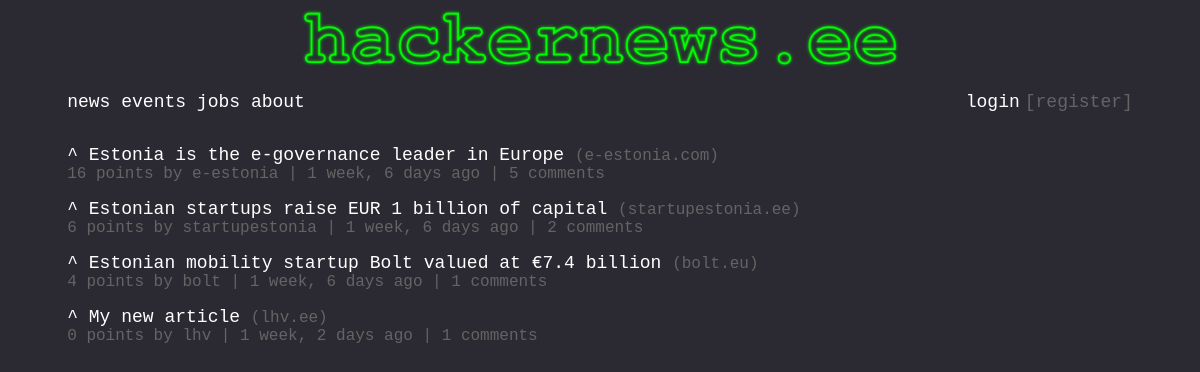
The page / on the database its author committed.
### NewsPost/models.py (models this page shows)
class NewsPost(models.Model):
    title   = models.CharField(max_length=100, blank=False)
    url     = models.URLField(max_length=300, blank=False)
    domain  = models.CharField(max_length=300, blank=False)
    author  = models.CharField(max_length=20, blank=False)
    time    = models.DateTimeField(auto_now_add=True, blank=False)
    votes   = models.IntegerField(default=0, blank=False)
    comments = models.IntegerField(default=0, blank=False)

### pages/views.py (the view)
# urls.py: path('', views.news_view, name='news'),
def news_view(request, *args, **kwargs):
    obj = NewsPost.objects.all().order_by('-votes')
    for item in obj:
        item_id = item.id
        numComment = Comment.objects.all().filter(parent_id=item_id).count()
        item.comments = numComment
    context = {
        'object' : obj,
    }
    return render(request, "news.html", context)

### templates/news.html
{% extends 'base.html' %}
{% block content %}
{% for each in object %}
<article>
  <a href={{"articles/article-1.html"}} class="upvote">^ </a> <a href={{each.url}} class="title">{{ each.title }}</a> <a href={{each.url}} class="link">({{each.domain}})</a>
  <p class="subscript">{{ each.votes }} points by {{ each.author }} | {{ each.time|timesince }} ago | <a href="/newsdetail/{{ each.id }}/" class="link"> {{ each.comments }} comments</a></p>
</article>
{% endfor %}
{% endblock %}

### static/css/style.css (style rules this page uses)
html { font-size: 18px; font-family: "Courier New"; background-color: #2b2a33; color: #FFFFFF; }
article { width: 90%; max-width: 1200px; margin: 0em auto; }
.upvote { color: #FFFFFF; font-size: 18px; text-decoration: none; margin-top: 0px; }
.title { color: #FFFFFF; font-size: 18px; text-decoration: none; }
.link { color: #646464; font-size: 16px; text-decoration: none; }
.subscript { color: #646464; font-size: 16px; text-decoration: none; margin-top: 0px; }

### rows shown on the page
NewsPost: title "Estonia is the e-governance leader in Europe", domain "e-estonia.com", votes "16", author "e-estonia", time "1 week, 6 days", comments "5"
NewsPost: title "Estonian startups raise EUR 1 billion of capital", domain "startupestonia.ee", votes "6", author "startupestonia", time "1 week, 6 days", comments "2"
NewsPost: title "Estonian mobility startup Bolt valued at €7.4 billion", domain "bolt.eu", votes "4", author "bolt", time "1 week, 6 days", comments "1"
NewsPost: title "My new article", domain "lhv.ee", votes "0", author "lhv", time "1 week, 2 days", comments "1"
